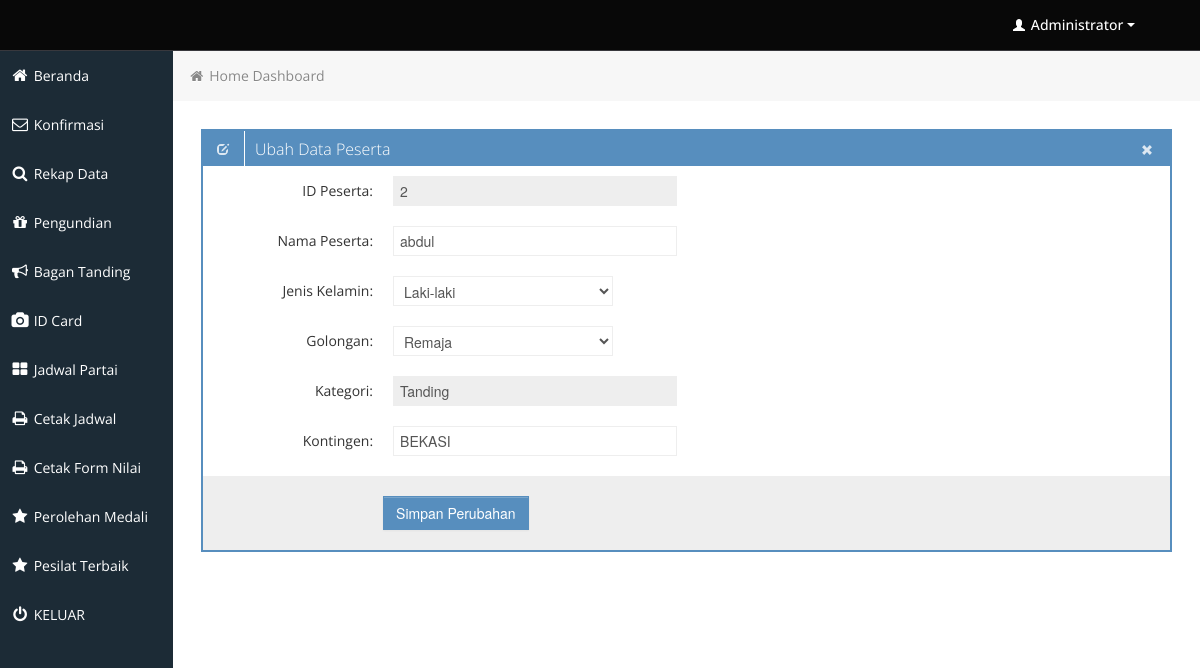
Page /backend/admin_edit_peserta_tgr.php?ID_peserta=2 (signed in) on the committed database.
### tables this page shows
CREATE TABLE `peserta` (
  `ID_peserta` int(11) NOT NULL,
  `nm_lengkap` varchar(35) NOT NULL,
  `jenis_kelamin` varchar(15) NOT NULL,
  `tpt_lahir` varchar(55) NOT NULL,
  `tgl_lahir` date NOT NULL,
  `tb` int(11) NOT NULL,
  `bb` int(11) NOT NULL,
  `kelas` varchar(21) NOT NULL,
  `asal_sekolah` varchar(55) NOT NULL,
  `kategori_tanding` varchar(10) NOT NULL,
  `golongan` varchar(15) NOT NULL,
  `kode_gr` varchar(32) NOT NULL,
  `kelas_tanding_FK` varchar(4) NOT NULL,
  `kontingen` varchar(100) NOT NULL,
  `foto` varchar(128) NOT NULL,
  `ktp` varchar(128) NOT NULL,
  `akta_lahir` varchar(128) NOT NULL,
  `ijazah` varchar(128) NOT NULL,
  `status` varchar(15) NOT NULL,
  `role` varchar(20) DEFAULT NULL,
  `email` varchar(100) DEFAULT NULL,
  `password` varchar(255) DEFAULT NULL
);

### backend/admin_edit_peserta_tgr.php (the view, shortened to what this page needs)
<?php
	include('includes/connection.php');
	$ID_peserta = mysqli_real_escape_string($koneksi, $_GET["ID_peserta"]);
	$sqlpeserta ="SELECT * FROM peserta
					WHERE peserta.ID_peserta = '$ID_peserta' ";
	$datapeserta = mysqli_query($koneksi, $sqlpeserta);
	$peserta = mysqli_fetch_array($datapeserta);
?>
			<div class="row-fluid sortable">
				<div class="box span12">
					<div class="box-header" data-original-title>
						<h2><i class="halflings-icon white edit"></i><span class="break"></span>Ubah Data Peserta</h2>
						<div class="box-icon">
							<a href="users.php" class="btn-close"><i class="halflings-icon white remove"></i></a>
						</div>
					</div>
					<div class="box-content">
						<form class="form-horizontal" method="post" action="admin_do_edit_peserta_tgr.php">
							<fieldset>
							  <div class="control-group">
								<label class="control-label" for="focusedInput">ID Peserta:</label>
								<div class="controls">
								  <input class="input-xlarge focused" name="ID_peserta" id="focusedInput" readonly="1" type="text" placeholder="Username"
								  value="<?php echo $ID_peserta; ?>">
								</div>
							  </div>
							  <div class="control-group">
								<label class="control-label" for="focusedInput">Nama Peserta:</label>
								<div class="controls">
								  <input class="input-xlarge focused" name="nama" id="focusedInput" type="text" value="<?php echo $peserta["nm_lengkap"]; ?>">
								</div>
							  </div>
							  <div class="control-group">
								<label class="control-label" for="focusedInput">Jenis Kelamin:</label>
								<div class="controls">
								  	<select class="form-control" name="jenis_kelamin" id="jenis_kelamin">
								     	<option value="Laki-laki" <?php if($peserta["golongan"]=="Laki-laki") { echo "selected"; } ?>>Laki-laki</option>
								     </select>
								</div>
							  </div>
							   <div class="control-group">
								<label class="control-label" for="focusedInput">Golongan:</label>
								<div class="controls">
								  	<select class="form-control" name="golongan" id="golongan">
										<option value="Remaja" <?php if($peserta["golongan"]=="Remaja") { echo "selected"; } ?>>Remaja</option>
								    </select>
								</div>
							  </div>
							  <div class="control-group">
								<label class="control-label" for="focusedInput">Kategori:</label>
								<div class="controls">
								  <input class="input-xlarge focused" name="kategori_tanding" id="focusedInput" type="text" readonly="1" value="<?php echo $peserta["kategori_tanding"] ?>">
								</div>
							  </div>
							  <div class="control-group">
								<label class="control-label" for="focusedInput">Kontingen:</label>
								<div class="controls">
								  <input class="input-xlarge focused" name="kontingen" id="focusedInput" type="text" value="<?php echo $peserta["kontingen"] ?>">
								</div>
							  </div>
							  <div class="form-actions">
								<button type="submit" onclick="return confirmUpdate()" class="btn btn-primary">Simpan Perubahan</button>
							  </div>
							</fieldset>
						</form>
					</div>
				</div>
			</div>

### backend/css/style.css (style rules this page uses)
body { background: #F5F5F5; color: #333; border: none; font-family: 'Open Sans', sans-serif; font-weight: 400; }
a { color: #646464; }
h2 { font-size: 16px; line-height: 16px; }
.box { border: 2px solid #578EBE; background: #fff !important; margin-bottom: 28px; }
.box-header { height: 16px; font-size: 16px; line-height: 16px; padding: 10px; background: #578EBE; -webkit-box-shadow: none; -moz-box-shadow: none; box-shadow: none; overflow: hidden; }
.box-header h2 { float:left; margin-top: 0px; font-weight: 300; }
.box-header .box-icon, .box-header h2 { color:#fff; }
.box-header h2 i { margin: 0px 3px 0px 4px; opacity: .8; filter: alpha(opacity=80); -ms-filter:"progid:DXImageTransform.Microsoft.Alpha(Opacity=80)"; }
.box-header .box-icon { float:right; margin-top: 1px; }
.box-header .box-icon i { -webkit-transition: all 0.1s ease-in-out; -moz-transition: all 0.1s ease-in-out; -o-transition: all 0.1s ease-in-out; -ms-transition: all 0.1s ease-in-out; transition: all 0.1s ease-in-out; opacity: .8; filter: alpha(opacity=80); -ms-filter:"progid:DXImageTransform.Microsoft.Alpha(Opacity=80)"; }
.box-header .box-icon a { margin: 0px 5px; }
.box-content { position: relative; z-index: 50; margin-top: -1px; padding: 10px; background: #fff !important; }
.form-actions { padding: 19px 20px 20px; margin: 20px -10px -30px -10px; background-color: #eee; border-top: 1px solid #eee; *zoom: 1; }
.form-actions:before, .form-actions:after { display: table; line-height: 0; content: ""; }
.form-actions:after { clear: both; }
.btn { display: inline-block; padding: 6px 12px; margin-bottom: 0; font-size: 14px; font-weight: 500; line-height: 20px; text-align: center; white-space: nowrap; vertical-align: middle; cursor: pointer; border: 1px solid #a7a9aa; -webkit-border-radius: 0px !important; border-radius: 0px !important; }
.btn { color: #ffffff; background-color: #a7a9aa; border-color: #a7a9aa; background-image: none; filter: none; text-shadow: none; }
.btn-primary { background-color: #578EBE; border-color: #578EBE; }

### backend/css/halflings.css (style rules this page uses)
html, html .halflings { -webkit-font-smoothing: antialiased !important; }
.halflings-icon { display: inline-block; width: 14px; height: 14px; line-height: 14px; vertical-align: text-top; background-image: url(../img/glyphicons_halflings.svg); background-position: 0 0; background-repeat: no-repeat; vertical-align: top; *display: inline; *zoom: 1; *margin-right: .3em; }
.halflings-icon.white { background-image: url(../img/glyphicons_halflings-white.svg); }
.halflings-icon.remove { background-position: -312px 0; }
.halflings-icon.edit { background-position: -96px -72px; }

### rows in the picture
peserta: nama "abdul", golongan "Remaja", kategori_tanding "Tanding", kontingen "BEKASI"
